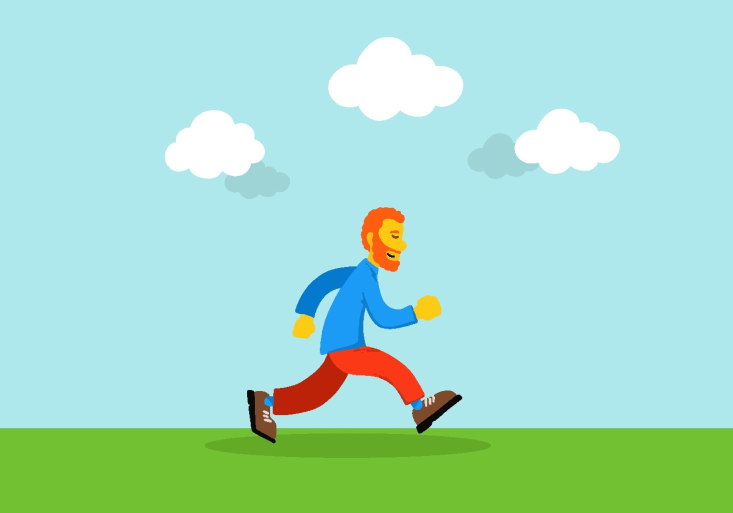
#> input picture Corona/background/0457-WALKING-MAN.jpg, 1466 x 1026 px, found by its file name (shown at 1/2 size); its folder holds 4 pictures in this run
$ python generate-dateset.py
#> lines starting #> are read from the running program, lines starting #| are printed output that depends on the picture; after the words box and inside, x2 and y2 are one past the last pixel; in counts of white or black regions, pixels touching at a corner belong together; pictures that were not available may be replaced by others from this repository, and a replacement may not be noted
#> further down, background is the input picture: shape (1026, 1466, 3); mean B, G, R 200.1, 220.8, 165.7
import os
import numpy as np
from skimage import color
import skimage.io as io
import skimage.transform as transform
from skimage.color import rgba2rgb
import cv2 as cv
import matplotlib.pyplot as plt
from matplotlib.patches import Rectangle
import random
import pandas as pd


def imgAug(img):
    sizeRandom = random.uniform(0.2, 0.8)
    res = cv.resize(img, None, fx=sizeRandom, fy=sizeRandom)
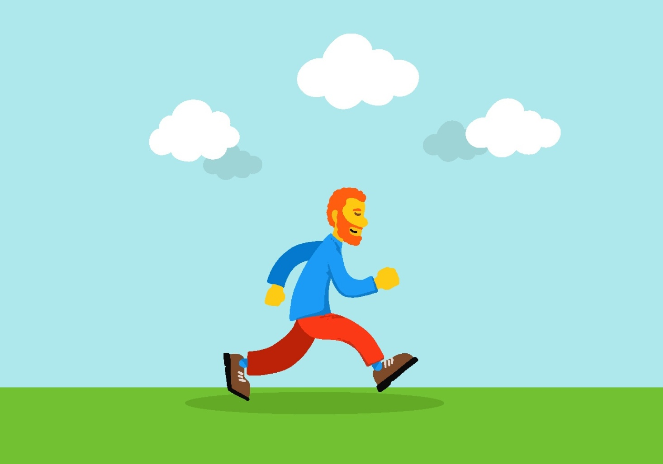
#> res: shape (464, 663, 3); mean B, G, R 200.2, 220.8, 165.7
    return res


def inL(x1, x2, x3, x4):
    # check x1 <= x2, x3 <= x4  x2 <= x1, x4 <= x3
    return (x1 <= x2 and x2 <= x4) or (x1 <= x3 and x3 <= x4) or (x2 <= x1 and x1 <= x3) or (x2 <= x4 and x4 <= x3)


def compose(corona, background, info):
    # I want to put logo on top-left corner, So I create a ROI
    rows, cols, channels = corona.shape
#> rows = 464; cols = 663; channels = 3
    rowsb, colsb, channelsb = background.shape
#> rowsb = 1026; colsb = 1466; channelsb = 3

    while True:
        passWhile = True
        min_y, min_x = random.randint(
            0, rowsb - rows), random.randint(0, colsb - cols)
        max_y, max_x = rows + min_y, cols + min_x

        for i in info:
            rect, type = i
            x1, x2, y1, y2 = rect
            if inL(x1, min_x, max_x, x2) and inL(y1, min_y, max_y, y2):
                x = [x1, x2, min_x, max_x]
                y = [y1, y2, min_y, max_y]
                x.sort()
                y.sort()
                if (x[2] - x[1]) * (y[2] - y[1]) >= 0.75 * (x2 - x1) * (y2 - y1):
                    passWhile = False
                    print("Re-generate")
                    break
        if passWhile:
            break
    # check new corona in old corona

    roi = background[min_y: max_y, min_x: max_x]
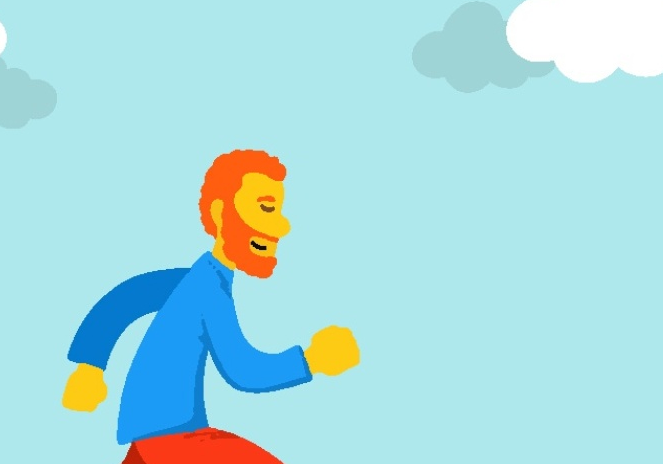
#> roi: shape (464, 663, 3); mean B, G, R 224, 220.3, 169.4

    # print(min_x, max_x, min_y, max_y, background.shape)
    # print(roi.shape, rows, cols)
    # Now create a mask of logo and create its inverse mask also
    img2gray = cv.cvtColor(corona, cv.COLOR_BGR2GRAY)
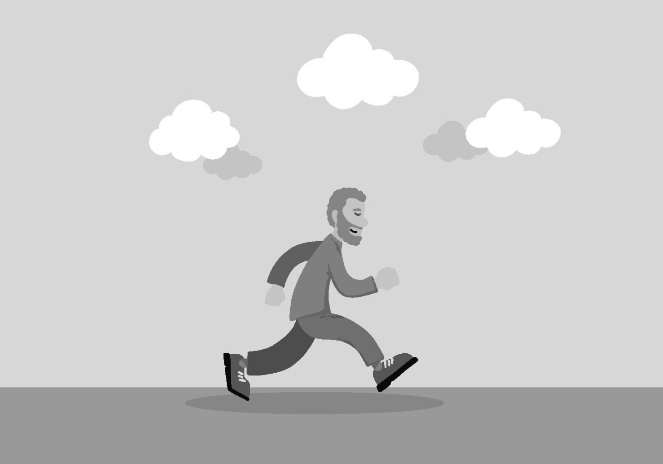
#> img2gray: shape (464, 663); min 7, max 255, mean 201.9
    ret, mask = cv.threshold(img2gray, 20, 255, cv.THRESH_BINARY)
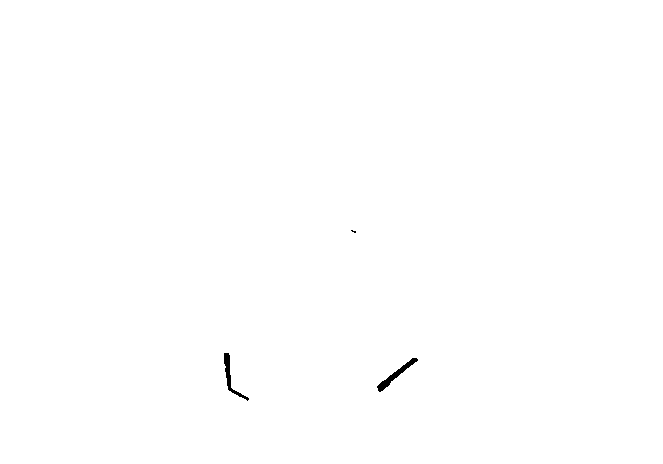
#> mask: shape (464, 663); 99.8% white; 3 black regions (1 under 20 px), largest, box (x1, y1, x2, y2) and area: (377, 358, 418, 392) 275, (224, 353, 249, 401) 236
    mask_inv = cv.bitwise_not(mask)
    # Now black-out the area of logo in ROI
    img1_bg = cv.bitwise_and(roi, roi, mask=mask_inv)
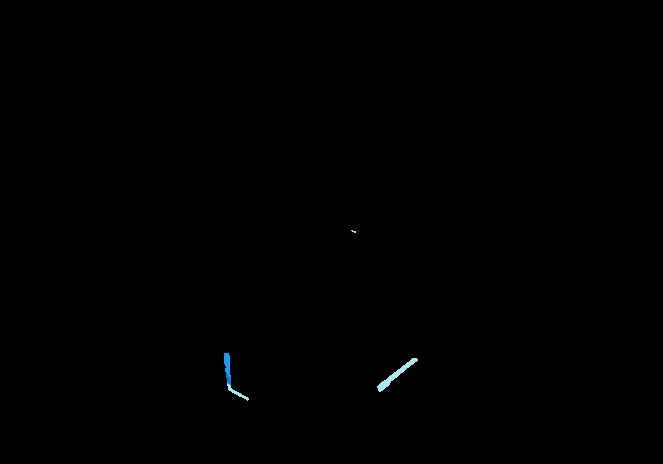
#> img1_bg: shape (464, 663, 3); mean B, G, R 0.4, 0.3, 0.2
    # Take only region of logo from logo image.
    img2_fg = cv.bitwise_and(corona, corona, mask=mask)
    # Put logo in ROI and modify the main image
    dst = cv.add(img1_bg, img2_fg)
    background[min_y: max_y, min_x: max_x] = dst
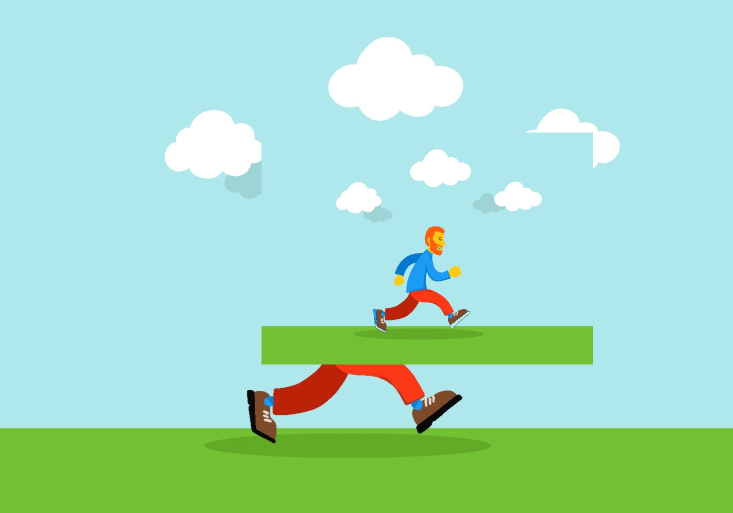
#> background: shape (1026, 1466, 3) (shown at 1/2 size); mean B, G, R 195.4, 221, 165

    return background, (min_x, max_x, min_y, max_y)


def getForegroundMask(foreground):
    mask_new = foreground.copy()[:, :, 1]
    mask_new[mask_new > 0 and mask_new < 1] = 1
    return mask_new


def drawBoundingBox(img, info):
    for i in info:
        rect, type = i
        min_x, max_x, min_y, max_y = rect
        # print(min_x, max_x, min_y, max_y)
        type = type[:-4]
        if type == "doctor" or type == "patient":
            color = (0, 0, 255)
        else:
            color = (0, 255, 0)
        cv.rectangle(img, (min_x, min_y), (max_x, max_y),  color, 2)
        cv.putText(img, type, (min_x, min_y - 5), 0, 0.3, color)
    return img


mapLabel = {
    "type1": 0,
    "type2": 0,
    "type3": 0,
    "queen": 0,
    "patient": 1,
    "doctor": 1
}

data = ["image_id", "width", "height", "bbox", "labels", "bg"]


def addLabelToFile(df, info, filename, size, bg_name):
    for i in info:
        bbox = list(i[0])
        d = {"image_id": filename,
             "width": size[0], "height": size[1], "bbox": [bbox], "labels": mapLabel[i[1][:-4]], "bg": [bg_name]}
        df2 = pd.DataFrame(data=d)
        df = df.append(df2)
    return df


dict = os.listdir("./Corona/background/")
df = pd.DataFrame(columns=data)

for ind in range(0, 1000):
    background_filename = np.random.choice(os.listdir("./Corona/background/"))
    background = cv.imread('./Corona/background/' + background_filename)
    # filename = './Corona/background/' + val
    print(background_filename)
    info = []
    mu = 8
    sigma = 4
    for i in range(0, int(random.gauss(mu, sigma))):
        corona_filename = np.random.choice(os.listdir("./Corona/corona/"))
        corona = cv.imread('./Corona/corona/' + corona_filename)
        corona_aug = imgAug(corona)
        background, rect = compose(
            corona=corona_aug, background=background, info=info)
#> rect = (523, 1186, 265, 729)
#> (the run stopped early here; a loop or call above may not have finished)
